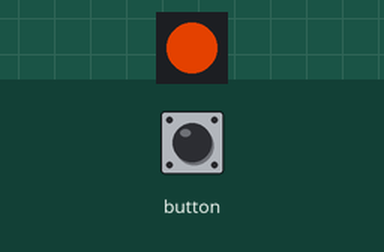
A sketch run on a simulated ESP32. Shown: 1 RGB LEDs in strip order, left to right. Dim RGB values are drawn brighter than linear; random numbers use the default seed unless the sketch sets one.

Above: at 0.15 s.
At 39.15 s:
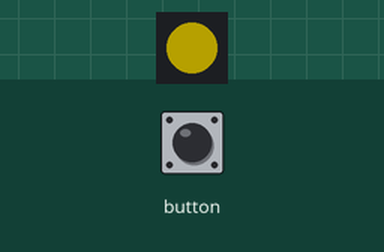
Timing chart, 0 to 40.0 s (numbered marks = the images above):
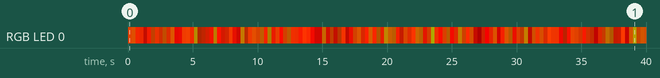

The sketch:

m5stack_atom_lite_pixel_chandelle.ino
```cpp
// Exemple qui assigne une couleur aléatoire entre le rouge et le jaune
// au pixel pour simuler la lumière d'une chandelle.
// Par Thomas O Fredericks

// Inclure la librairie M5 (version pour M5Atom) :
// https://github.com/m5stack/M5Atom
#include <M5Atom.h>

// Inclure la librairie FastLED qui va gérer le pixel :
// https://github.com/FastLED/FastLED
#include <FastLED.h>

// Un tableau qui contient une variable de type CRGB.
// Il y a un seul pixel, mais il doit être dans un tableau.
// CRGB est un type de couleur défini par la lirairie FastLed :
// https://github.com/FastLED/FastLED/wiki/Pixel-reference#crgb-reference
CRGB mesPixels[1];

void setup() {
  // Démarrer la libraire M5 avec toutes les options de pré-configuration désactivées :
  M5.begin(false, false, false);

  // Démarrer la connexion sérielle :
  Serial.begin(115200);

  // Ajouter le pixel (il y en a un seul) du M5Atom à la librairie FastLED :
  FastLED.addLeds<WS2812, DATA_PIN, GRB>(mesPixels, 1);
}

void loop() {
  // Toujours inclure M5.update() au début de loop() :
  M5.update();

  // Changer la couleur pour un rouge-orangé :
  mesPixels[0].red = random(50, 256);
  mesPixels[0].green = random(0, 60);
  mesPixels[0].blue = 0;

  // Mettre à jour le pixel :
  FastLED.show();

}
```

Measured:
- by itself, RGB LED 0: off → RGB(171, 49, 0) at 0.00 s, → RGB(154, 55, 0) 0.30 s later, → RGB(215, 34, 0) 0.30 s later, → RGB(191, 31, 0) 0.30 s later, … (134 changes in this stretch)
